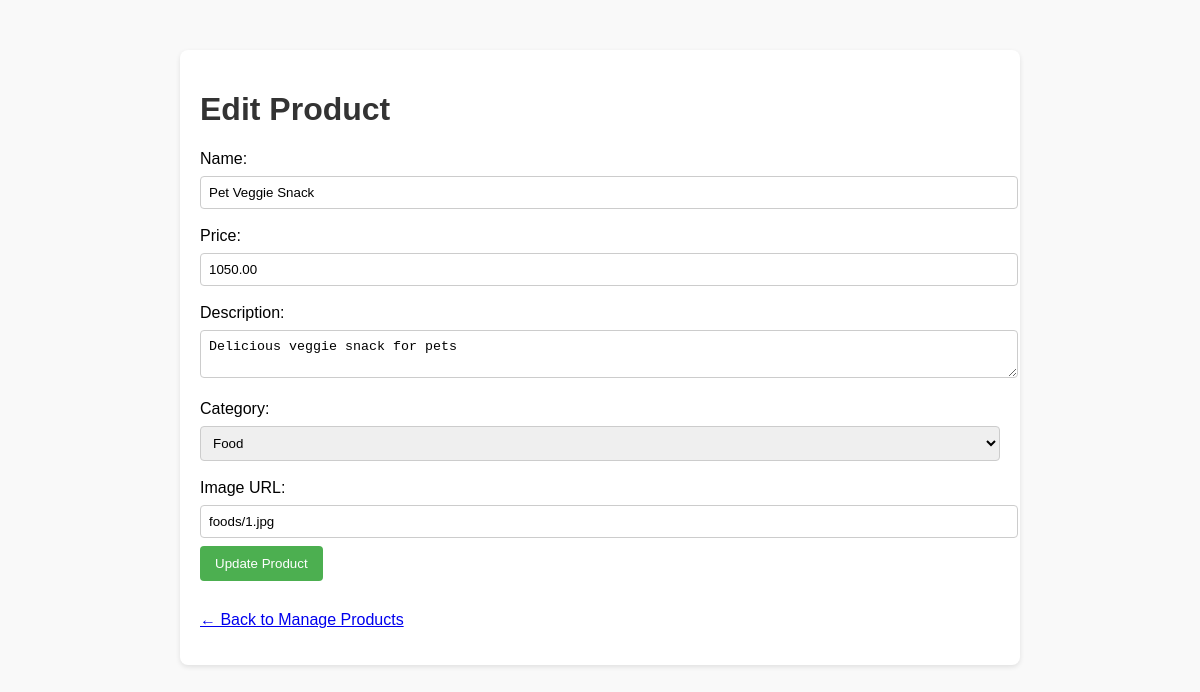
The page /admin/edit_products.php?id=1 (signed in) on the database its author committed.
### tables this page shows
CREATE TABLE IF NOT EXISTS products (
  id INT AUTO_INCREMENT PRIMARY KEY,
  name VARCHAR(255) NOT NULL,
  price DECIMAL(10, 2) NOT NULL,
  description TEXT,
  category ENUM('Food', 'Tools') NOT NULL,
  image_url VARCHAR(255),
  created_at TIMESTAMP DEFAULT CURRENT_TIMESTAMP
);

### admin/edit_products.php (the view, shortened to what this page needs)
<?php
include '../includes/db_connect.php';
$product_id = intval($_GET['id']);
$stmt = $conn->prepare("SELECT * FROM products WHERE id = ?");
$stmt->bind_param("i", $product_id);
$stmt->execute();
$result = $stmt->get_result();
$product = $result->fetch_assoc();
?>
<!DOCTYPE html>
<html lang="en">
<head>
    <link rel="stylesheet" href="../styles/admin_manage_products.css">
</head>
<body>
    <div class="container">
        <h1>Edit Product</h1>
        <form action="edit_products.php?id=<?= $product_id ?>" method="POST">
            <label>Name:</label>
            <input type="text" name="name" value="<?= htmlspecialchars($product['name']) ?>" required>
            <label>Price:</label>
            <input type="number" name="price" step="0.01" value="<?= htmlspecialchars($product['price']) ?>" required>
            <label>Description:</label>
            <textarea name="description"><?= htmlspecialchars($product['description']) ?></textarea>
            <label>Category:</label>
            <select name="category" required>
                <option value="Food" <?= $product['category'] === 'Food' ? 'selected' : '' ?>>Food</option>
            </select>
            <label>Image URL:</label>
            <input type="text" name="image_url" value="<?= htmlspecialchars($product['image_url']) ?>" required>
            <button type="submit">Update Product</button>
        </form>
        <p><a href="manage_products.php">&larr; Back to Manage Products</a></p>
    </div>
</body>
</html>

### styles/admin_manage_products.css (style rules this page uses)
body { font-family: Arial, sans-serif; background-color: #f9f9f9; }
.container { max-width: 800px; margin: 50px auto; background: #ffffff; padding: 20px; border-radius: 8px; box-shadow: 0 2px 5px rgba(0, 0, 0, 0.1); }
h1, h2 { color: #333; }
form { margin-bottom: 30px; }
label { display: block; margin-top: 10px; }
input[type="text"], input[type="number"], textarea, select { width: 100%; padding: 8px; margin: 8px 0; border: 1px solid #ccc; border-radius: 4px; }
button { background: #4CAF50; color: white; padding: 10px 15px; border: none; border-radius: 4px; cursor: pointer; }

### rows shown on the page
products: name "Pet Veggie Snack", price "1050.00", description "Delicious veggie snack for pets", category "Food", image_url "foods/1.jpg"
